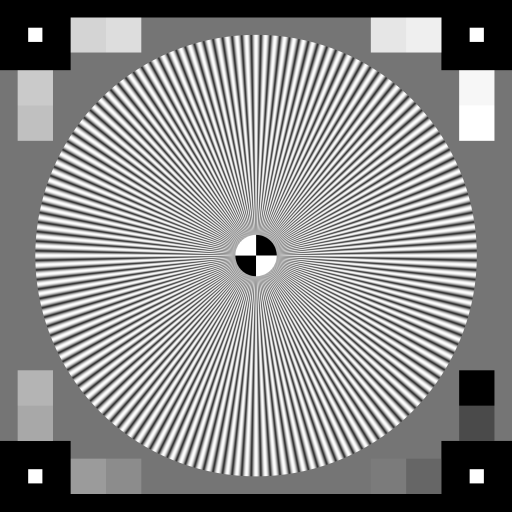
%> input picture b221/DZO/LAB/03/star-chart.png, 1024 x 1024 px (shown at 1/2 size)
$ octave cv_fourier2.m   (GNU Octave 9; MATLAB toolbox functions it lacks are replaced by stand-ins)
%> lines starting %> are read from the running program, lines starting %| are printed output that depends on the picture; in (x1, y1, x2, y2) boxes, pixels count from 0 and x2, y2 are one past the last pixel; in counts of white or black regions, pixels touching at a corner belong together; the program's own positions count from 1
### b221/DZO/LAB/03/image_generator.m
function [I] = image_generator(sig_type, imsize, varargin)
%> called with sig_type = 'Gaussian', imsize = [512 512]
%IMAGE_GENERATOR - generates 2d signals
%
% [I] = image_generator(sig_type, params)
%
%   sig_type - string {'constant','harmonic','square','circ','Gaussian','Gabor'}
%   params - list of parameters depending on signal type
%       'constant':  a (dc component)
%       'harmonic':  u,v,phi (horizontal and vertical frequency in range 0..pi, pi is the Nyquist frequency, phase 0..pi)
%       'square':  s (half-side of the square in pixels)
%       'circ':    r (radius of the circle in pixels)
%       'Gaussian': sigma (standard deviation in pixels)
%       'Gabor': u0,v0,sigma (normalized horizontal,vertical frequency 0..pi, standard deviation)
%
% Example:
%   I = image_genrator('Gaussian',[512,512],20);
%

I = zeros(imsize); %init (in case something is not implemented)

center = imsize/2;
if ~mod(imsize,2)
    center = center + 0.5;
end
switch sig_type
    case 'constant'  %a
        a = varargin{1};
        I(:) = a;
    case 'harmonic'  %u, v
        u = varargin{1}; v = varargin{2}; phi = varargin{3};
        for i=1:imsize(1)
            for j=1:imsize(2)
                I(i,j) = cos(u*j + v*i + phi);
            end
        end
    case 'square'    %s
        s = varargin{1};

        I(center - s - 0.5 : center + s + 0.5, center - s - 0.5 : center + s + 0.5) = 1;
    case 'circ'      %r
        r = varargin{1};
        for i=1:imsize(1)
            for j=1:imsize(2)
                rij = sqrt((i-center(1))^2+(j-center(2))^2);
                if rij <= r
                    I(i,j) = 1;
                end
            end
        end
    case 'Gaussian'  %sigma
        sigma = varargin{1};
        for i=1:imsize(1)
            for j=1:imsize(2)
                I(i,j) = exp(-(((i-center(1))^2)/(2*sigma^2) + ((j-center(2))^2)/(2*sigma^2)));
            end
        end
    case 'Gabor'     %u0,v0,sigma  (OPTIONAL)
        u0 = varargin{1}; v0 = varargin{2}; sigma = varargin{3};
        for i=1:imsize(1)
            for j=1:imsize(2)
                I(i,j) = cos(u0*i + v0*j)*exp(-(((i-center(1))^2)/(2*sigma^2) + ((j-center(2))^2)/(2*sigma^2)));
            end
        end
    otherwise
        error('Unknown signal type.')
end

### b221/DZO/LAB/03/show_spectrum.m
function [M]=show_spectrum(X, cmap, clim)
%SHOW_SPECTRUM - shows a magnitude spectrum of an image
%
% [M] = show_spectrum(X, cmap, clim)
%
%   X - input frequency spectrum (output of FFT2)
%   cmap - string {'gray','jet',etc.} (default is jet)
%   clim - [min, max] the range that is mapped to the range of the colormap
%
%   M - output image (same size as X) containing rescaled magnitude
%       spectrum
%

M = log(abs(fftshift(X)) + 1);

imagesc(M);
axis image;

if ~exist('cmap','var') || isempty(cmap)
    cmap = 'jet';
end

if ~exist('clim','var') || isempty(clim)
    clim = get(gca,'clim');
end

colormap(cmap)
set(gca,'clim',clim);

### b221/DZO/LAB/03/cv_fourier2.m
fig = 0;

%% Sampling theorem, aliasing
%
% We will show what happens with the spectrum when the image is
% sampled. Then the image will be reconstructed from the sampled spectrum
% using the Shanon reconstruction filter.
%
% The procedure (sampling/reconstruction) will be repeated with increasing
% sampling factor, namely sampling by 2,4,8,16,32. You will see that it is
% possible to reconstruct the sampled image without artifacts when the
% condition of the Sampling Thorem holds.
%
%

% input image
x = image_generator('Gaussian', [512,512], 10);

% FFT of the input
X = fft2(x);

fig = fig+1; figure(fig);
imagesc(real(x)); colormap gray; axis image;
title('Input image')

fig = fig+1; figure(fig);
show_spectrum(X,'gray');
title('Magnitude spectrum');

x0 = x;
for i=1:5
%> this loop made 5 passes; what is shown inside it comes from the first

    T = 2^i; %sampling factor

    %sampling (take every T-th pixel of the image, other pixels are zero
    x = zeros(size(x));
    x(1:T:end, 1:T:end) = x0(1:T:end,1:T:end);

    %spectrum of sampled image
    X = fft2(x);

    fig = fig+1; figure(fig);
    imagesc(x); colormap gray; axis image;
    title(sprintf('Sampled image (factor %i)',T))

    fig = fig+1; figure(fig);
    show_spectrum(X,'gray'); axis image; cl = get(gca, 'clim');
    title(sprintf('Magnitude spectrum of sampled image (factor %i)',T))

    %TODO {
    % - Implement the Shanon reconstruction filter. It is the square filter
    %   in the frequency domain with the spatial extent depending on the
    %   highest frequency in the signal.
    %
    %   S = ... (frequency domain filter of the same size as the spectrum)
    %
    %S = image_generator('square',size(X),size(X)/T/2);
    %}

    S = image_generator('square', size(X), size(X)/2^3/2);

    figure(fig); hold on %Visualize the reconstruction filter extent
    tmp_x = find(sum(S,2)>0);
    tmp_y = find(sum(S,1)>0);
    plot([tmp_x(1),tmp_x(end),tmp_x(end),tmp_x(1),tmp_x(1)], ...
         [tmp_y(1),tmp_y(1),tmp_y(end),tmp_y(end),tmp_y(1)], 'r');
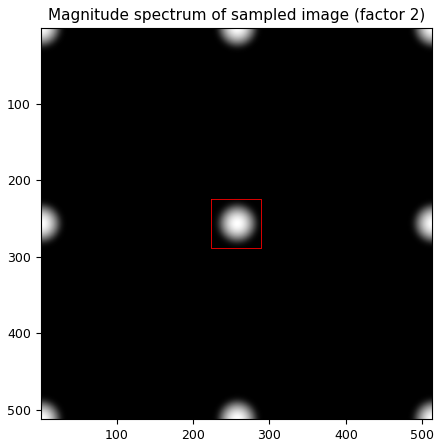
%> figure redrawn from the program's plot data
    hold off

    Xr = ifftshift(fftshift(X).*S); %Apply Shanon reconstruction filter to the sampled spectrum
    xr = real(ifft2(Xr)); %reconstruct the image using inverse FFT

    fig = fig+1; figure(fig);
    imagesc(xr); colormap gray; axis image;
    title(sprintf('Reconstructed image (factor %i)',T))

    fig = fig+1; figure(fig);
    show_spectrum(Xr,'gray',cl); axis image;
    title(sprintf('Reconstructed spectrum (factor %i)',T))

end


%% Sampling theorem, aliasing, antialising filter (OPTIONAL)
%
% We will (again) show what happens when you sample an image that contains
% high-frequencies so that the condition of the Sampling Theorem is
% violated.
%
% In case you are supposed to subsample an image by a given factor (e.g. 4
% in this case), you need to apply a filter, "anti-aliasing" filter, that
% changes the spectrum of the input image to preserve the Sampling Theorem
% condition.
%
% Finally, compare the reconstructed images when the anti-aliasing filter
% is and is not used. Finally, see the effect of the anti-aliasing filter
% when the image is subsampled, i.e. sampled and reduced in size by the
% same factor.
%
% Important:
%   Note that, when you see images in a Matlab window, they are usually
%   sub-sampled based on the resolution of your screen. This may result in
%   seeing aliasing effect, while the original image is aliasing free. To
%   avoid this, maximize the window, zoom in, or save the image and see it
%   in your favourite image presentation app in full resolution.
%

x = imread('star-chart.png'); %input image "focus pattern"
%> x is the input picture: size 1024x1024 uint8; min 0, max 255, mean 139.3
X = fft2(x);  %spectrum

T = 4; %sampling factor

fig=fig+1; figure(fig); imagesc(x); colormap gray; axis image
title('Input image (maximize window to avoid aliasing/zoom in)')
fig=fig+1; figure(fig); show_spectrum(X,'gray'); cl = get(gca, 'clim');
title('Magnitude spectrum')

%TODO {
% - Implement the antialiasing filter. It will be a low-pass, namely a
%   Gaussian filter with a spatial extent set to preserve the condition of
%   the Sampling theorem.
%
% A = ... (frequency domain filter of the same size as the spectrum)
%}
A = image_generator('Gaussian', size(X), size(X,1)/T/8);
X_blur = ifftshift(fftshift(X).*A);
x_blur = real(ifft2(X_blur));

fig=fig+1; figure; imagesc(x_blur); colormap gray; axis image
title('Antialising filtered image')

fig=fig+1; figure; show_spectrum(X_blur,'gray');
title('Antialising filtered spectrum');

%sample without downsampling
x_sample = zeros(size(x));
x_sample(1:T:end, 1:T:end) = x(1:T:end, 1:T:end);

x_blur_sample = zeros(size(x));
x_blur_sample(1:T:end, 1:T:end) = x_blur(1:T:end, 1:T:end);

%show spectrum of sampled signals
X_sample = fft2(x_sample);
X_blur_sample = fft2(x_blur_sample);

fig=fig+1; figure(fig);
show_spectrum(X_sample,'gray',cl);
title('Spectrum of the sampled image without anti-aliasing.')

fig=fig+1; figure(fig); show_spectrum(X_blur_sample,'gray',cl);
%> call 7 of show_spectrum, with cmap = 'gray', clim = [1.18 18.8]
%> in show_spectrum (call 7), `M = log(abs(fftshift(X)) + 1);`:
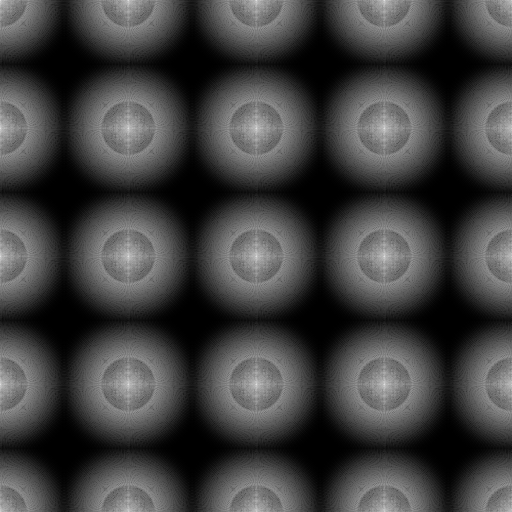
%> M: size 1024x1024 double (shown at 1/2 size); min 8.46e-05, max 16.03, mean 4.05; drawn with min black and max white
title('Spectrum of the sampled image with anti-aliasing.')

%Shanon reconstruction of the sampled signal
%TODO {
%  - Use Shanon Reconstruction filter you have implemented in the previous
%    task.
%  S = ... (frequency domain filter of the same size as the spectrum)
%}

S = image_generator('square', size(X), size(X)/T/2);
%> call 4 of image_generator, with sig_type = 'square', imsize = [1024 1024]
%> in image_generator (call 4), `I(center - s - 0.5 : center + s + 0.5, center - s - 0.5 : center + s +..`:
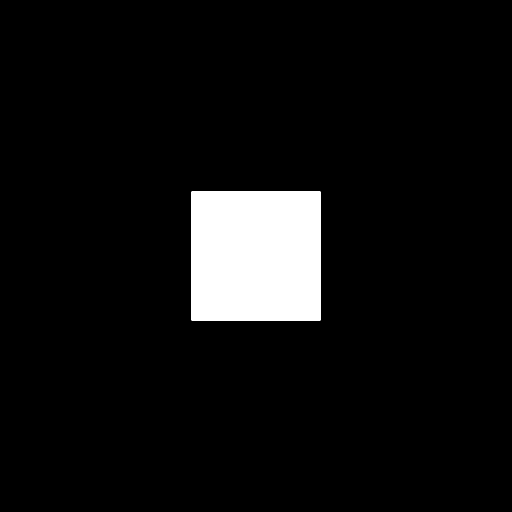
%> I: size 1024x1024 double (shown at 1/2 size); values 0 (black) and 1 (white), 6.3% white; 1 white region, box (x1, y1, x2, y2) and area: (383, 383, 641, 641) 66564

for f = [fig-1,fig] %Visualize the reconstruction filter extent
    figure(f); hold on
    tmp_x = find(sum(S,2)>0);
    tmp_y = find(sum(S,1)>0);
    plot([tmp_x(1),tmp_x(end),tmp_x(end),tmp_x(1),tmp_x(1)], ...
        [tmp_y(1),tmp_y(1),tmp_y(end),tmp_y(end),tmp_y(1)], 'r');
    hold off
end
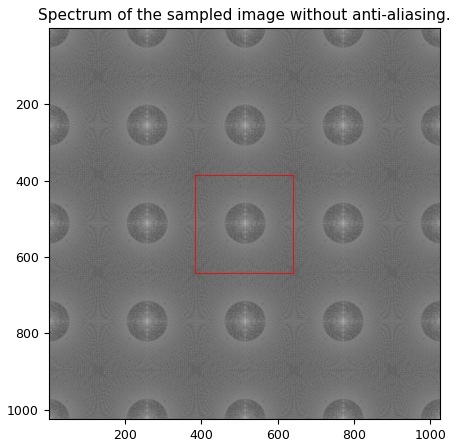
%> figure redrawn from the program's plot data
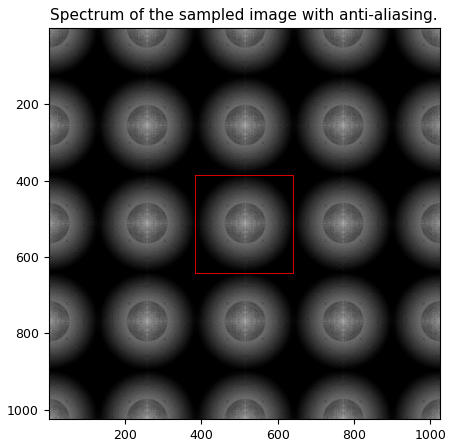
%> figure redrawn from the program's plot data
X_reconstr = ifftshift(fftshift(X_sample) .* S);
X_blur_reconstr = ifftshift(fftshift(X_blur_sample) .* S);

fig = fig+1; figure(fig);
show_spectrum(X_reconstr,'gray',cl);
title('Reconstructed spectrum without anti-aliasing.')

fig = fig+1; figure(fig);
show_spectrum(X_blur_reconstr,'gray',cl);
title('Reconstructed spectrum with anti-aliasing.')

x_reconstr = real(ifft2(X_reconstr));
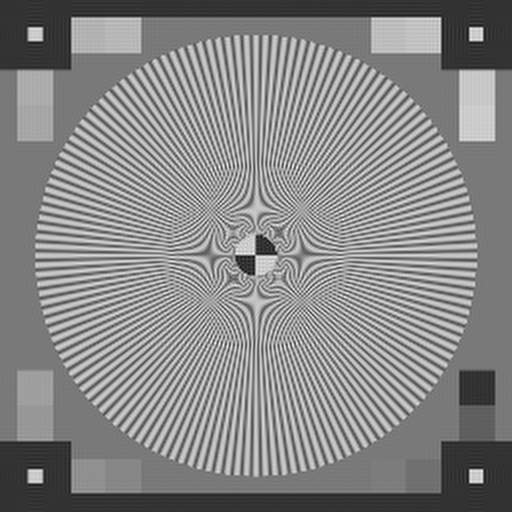
%> x_reconstr: size 1024x1024 double (shown at 1/2 size); min -5.25, max 21.18, mean 8.7; drawn with min black and max white
x_blur_reconstr = real(ifft2(X_blur_reconstr));

fig = fig+1; figure(fig);
imagesc(x_reconstr); colormap gray; axis image
title('Reconstructed image without anti-aliasing');

fig = fig+1; figure(fig);
imagesc(x_blur_reconstr); colormap gray; axis image
title('Reconstructed image with anti-aliasing')

%Sub-sampled images (sampled + reduced in size)
fig = fig+1; figure(fig),
imagesc(x(1:T:end, 1:T:end)); colormap gray; axis image
title('Subsampled image without anti-aliasing.');

fig = fig+1; figure(fig),
imagesc(x_blur(1:T:end, 1:T:end)); colormap gray; axis image
title('Subsampled image with anti-aliasing.');
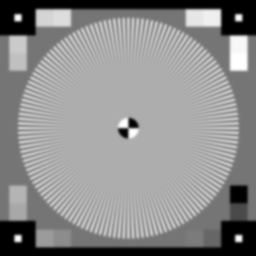
%> displayed picture: size 256x256x3, on the screen's scale of 0 to 255; min 0, max 255, mean 139.4
